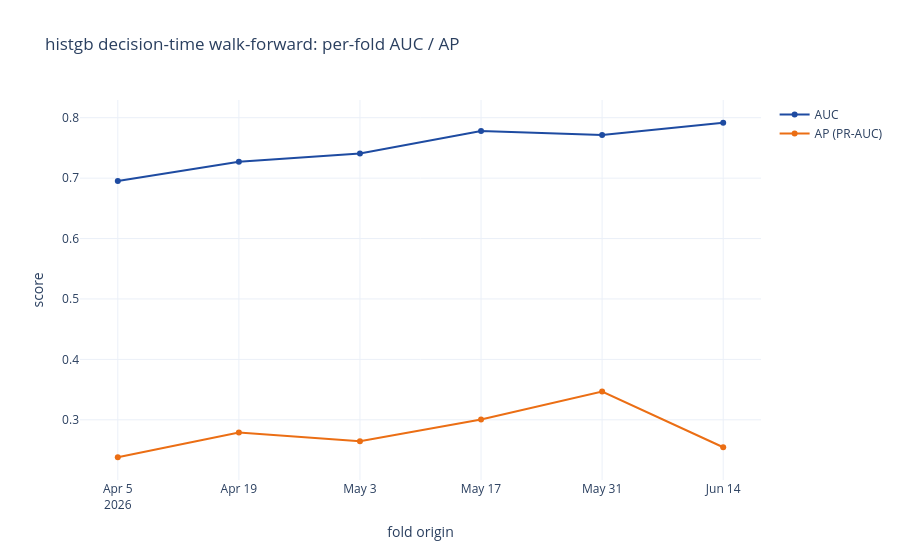

The notebook cell saved with this chart:
### Markdown cell above
## 2 - Deployment fit (retune) + decision-time walk-forward

`src.training.retrain(mode="retune")` searches hp on a TimeSeriesSplit (the model early-stops natively during each fit), fits the calibrated pipeline on
ALL resolved data, reports the honest decision-time walk-forward metrics, and persists
the joblib + card the app's scoring path loads.

### Code cell
_step("retune + deploy (heavy)...")
deploy = T.retrain(MODEL, mode="retune")
print("persisted ->", deploy["persisted"]["joblib"])
print("chosen hp:", deploy["hyperparams"])
print("trained on", deploy["n_train_deploy"], "resolved rows")
pf = pd.DataFrame(deploy["walk_forward"]["per_fold"]); display(pf.round(4))
print("walk-forward aggregate (mean +/- std):",
      {k: f"{v['mean']:.4f}+/-{v['std']:.4f}" for k, v in deploy["walk_forward"]["aggregate"].items()})
if len(pf):
    fig = go.Figure()
    fig.add_scatter(x=pf["origin"], y=pf["auc"], mode="lines+markers", name="AUC", line=dict(color=BRAND["blue"]))
    fig.add_scatter(x=pf["origin"], y=pf["ap"],  mode="lines+markers", name="AP (PR-AUC)", line=dict(color=BRAND["orange"]))
    fig.update_layout(title=f"{MODEL} decision-time walk-forward: per-fold AUC / AP",
                      xaxis_title="fold origin", yaxis_title="score")
    fig.show()

### Figure 1 — Plotly figure (JSON) as saved in the notebook; plotly's stock layout.template omitted (floating-point values rounded to 4 significant figures)
{"data": [{"line": {"color": "#1E4BA1"}, "mode": "lines+markers", "name": "AUC", "type": "scatter", "x": ["2026-04-05", "2026-04-19", "2026-05-03", "2026-05-17", "2026-05-31", "2026-06-14"], "y": [0.6954, 0.7271, 0.7409, 0.7779, 0.7712, 0.7917]}, {"line": {"color": "#EB6E14"}, "mode": "lines+markers", "name": "AP (PR-AUC)", "type": "scatter", "x": ["2026-04-05", "2026-04-19", "2026-05-03", "2026-05-17", "2026-05-31", "2026-06-14"], "y": [0.238, 0.279, 0.2646, 0.3004, 0.3467, 0.2545]}], "layout": {"title": {"text": "histgb decision-time walk-forward: per-fold AUC / AP"}, "xaxis": {"title": {"text": "fold origin"}}, "yaxis": {"title": {"text": "score"}}}}
